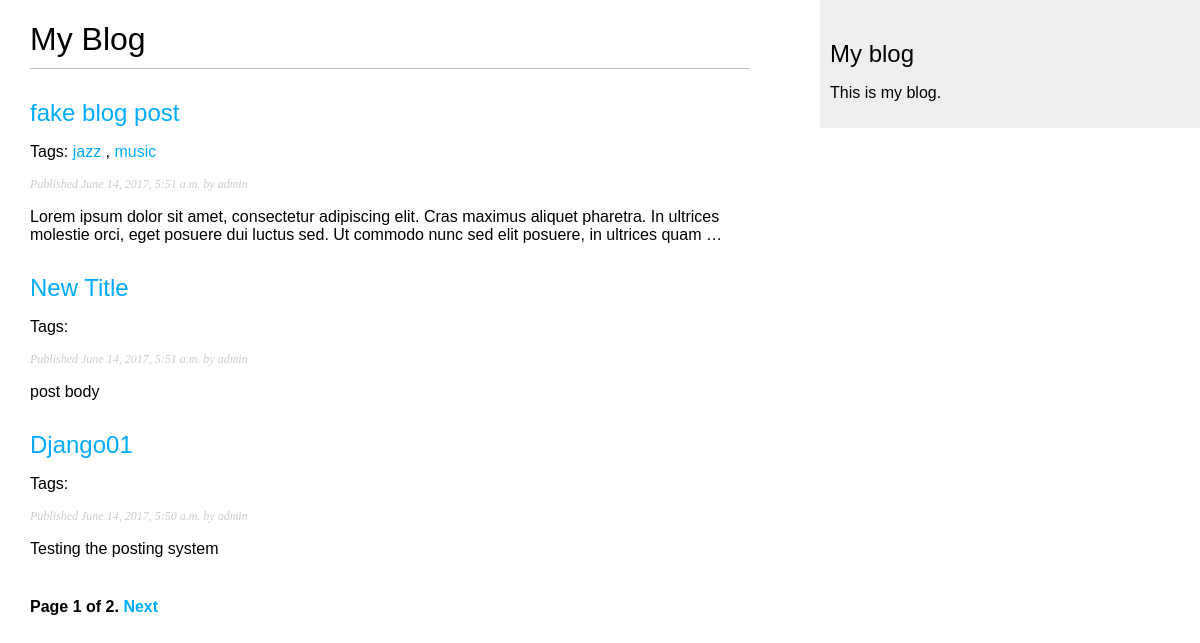
/blog/, run on an earlier commit of the app's database.
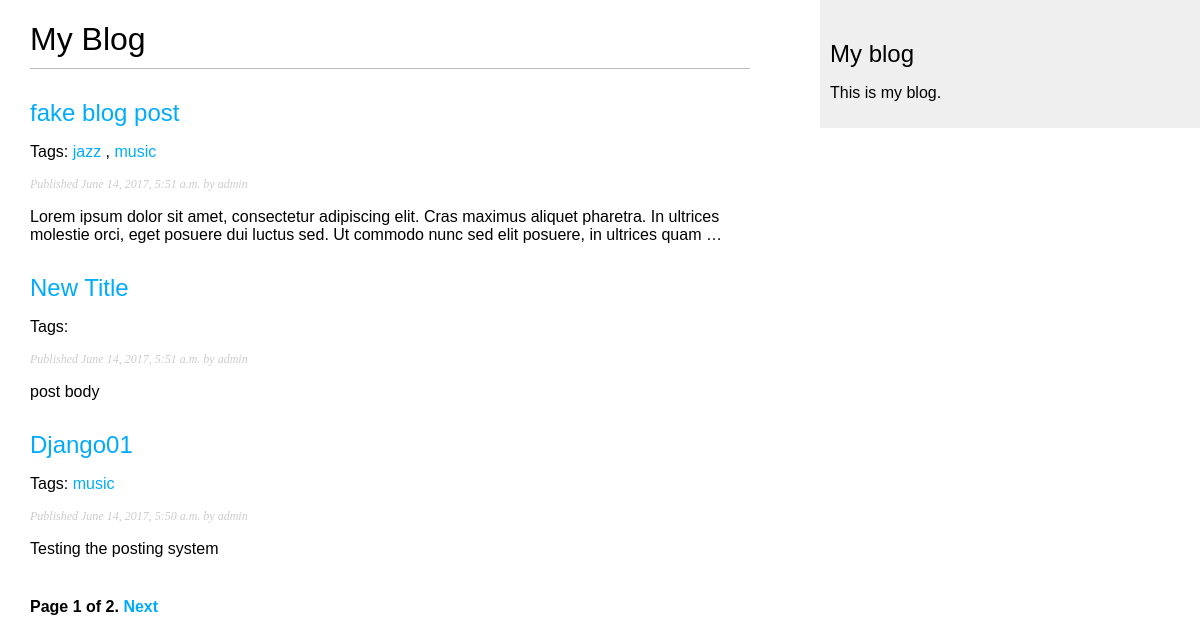
And on a later commit of the database.
### blog/models.py (models this page shows, shortened)
class Post(models.Model):
    STATUS_CHOICES = (
        ('draft', 'Draft'),
        ('published', 'Published'),
    )
    title = models.CharField(max_length=250)
    slug = models.SlugField(max_length=250, unique_for_date='publish')
    author = models.ForeignKey(User, related_name='blog_posts')
    body = models.TextField()
    publish = models.DateTimeField(default=timezone.now)
    created = models.DateTimeField(auto_now_add=True)
    updated = models.DateTimeField(auto_now=True)
    status = models.CharField(max_length=10, choices=STATUS_CHOICES, default='draft')
    object = models.Manager()
    published = PublishedManager()
    tags = TaggableManager()
    class Meta:
        ordering = ('-publish',)
    def get_absolute_url(self):
        return reverse('blog:post_detail', args=[self.publish.year,
                                                  self.publish.strftime('%m'),
                                                  self.publish.strftime('%d'),
                                                  self.slug])

### blog/views.py (the view)
# urls.py: url(r'^tag/(?P<tag_slug>[-\w]+)/$', views.post_list, name='post_list_by_tag'),
def post_list(request, tag_slug=None):
    object_list = Post.published.all()
    tag = None
    if tag_slug:
        tag = get_object_or_404(Tag, slug=tag_slug)
        object_list = object_list.filter(tags__in=[tag])
    paginator = Paginator(object_list, 3) # 3 posts in each page
    page = request.GET.get('page')
    try:
        posts = paginator.page(page)
    except PageNotAnInteger:
        posts = paginator.page(1)
    except EmptyPage:
        posts = paginator.page(paginator.num_pages)
    return render(request, 'blog/post/list.html', {'page': page,
                                                   'posts': posts,
                                                   'tag':tag})

### blog/models.py (called while the page is built)
    def get_queryset(self):
        return super(PublishedManager, self).get_queryset().filter(status='published')

### templates/blog/post/list.html (shortened to what this page needs)
{% extends "blog/base.html" %}
{% block content %}
    <h1>My Blog</h1>
    {% for post in posts %}
        <h2><a href="{{ post.get_absolute_url }}">{{ post.title }}</a> </h2>
        <p class="tags">
            Tags:
            {% for tag in post.tags.all %}
                <a href="{% url "blog:post_list_by_tag" tag.slug %}">{{ tag.name }}</a>
                {% if not forloop.last %}, {% endif %}
            {% endfor %}
        </p>
        <p class="date">Published {{ post.publish }} by {{ post.author }}</p>
        {{ post.body|truncatewords:30|linebreaks }}
    {% endfor %}
    {% include "blog/pagination.html" with page=posts %}
{% endblock %}

### templates/blog/base.html (shortened to what this page needs)
{% load staticfiles %}
<!DOCTYPE html>
<html>
<head>
    <link href="{% static "css/blog.css" %}" rel="stylesheet">
</head>
<body>
    <div id="content">
        {% block content %}
        {% endblock %}
    </div>
    <div id="sidebar">
        <h2>My blog</h2>
        <p>This is my blog.</p>
    </div>
</body>
</html>

### templates/blog/pagination.html (shortened to what this page needs)
<div class="pagination">
    <span class="step-links">
    <span class="current">
        Page {{ page.number }} of {{ page.paginator.num_pages }}.
    </span>
    {% if page.has_next %}
        <a href="?page={{ page.next_page_number }}">Next</a>
    {% endif %}
    </span>
</div>

### blog/static/css/blog.css (style rules this page uses)
body { margin:0; padding:0; font-family:helvetica, sans-serif; }
a { color:#00abff; text-decoration:none; }
h1 { font-weight:normal; border-bottom:1px solid #bbb; padding:0 0 10px 0; }
h2 { font-weight:normal; margin:30px 0 0; }
#content { float:left; width:60%; padding:0 0 0 30px; }
#sidebar { float:right; width:30%; padding:10px; background:#efefef; height:100%; }
p.date { color:#ccc; font-family: georgia, serif; font-size: 12px; font-style: italic; }
.pagination { margin:40px 0; font-weight:bold; }

What changed in the data, as far as the page shows it:
changed Post "Django01": gains Tag (name "music")
